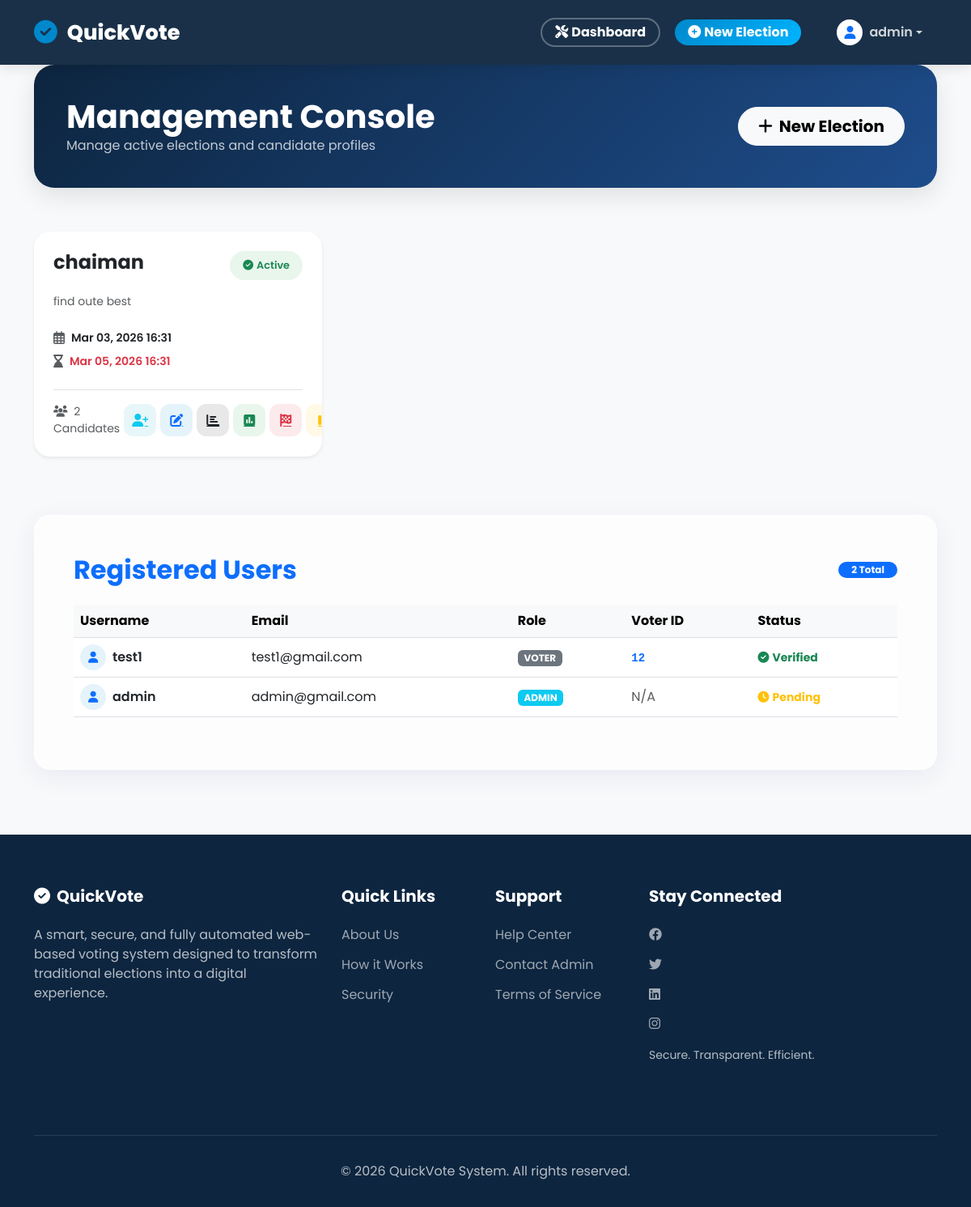
Before: /admin-dashboard/ (signed in) with the older database file.
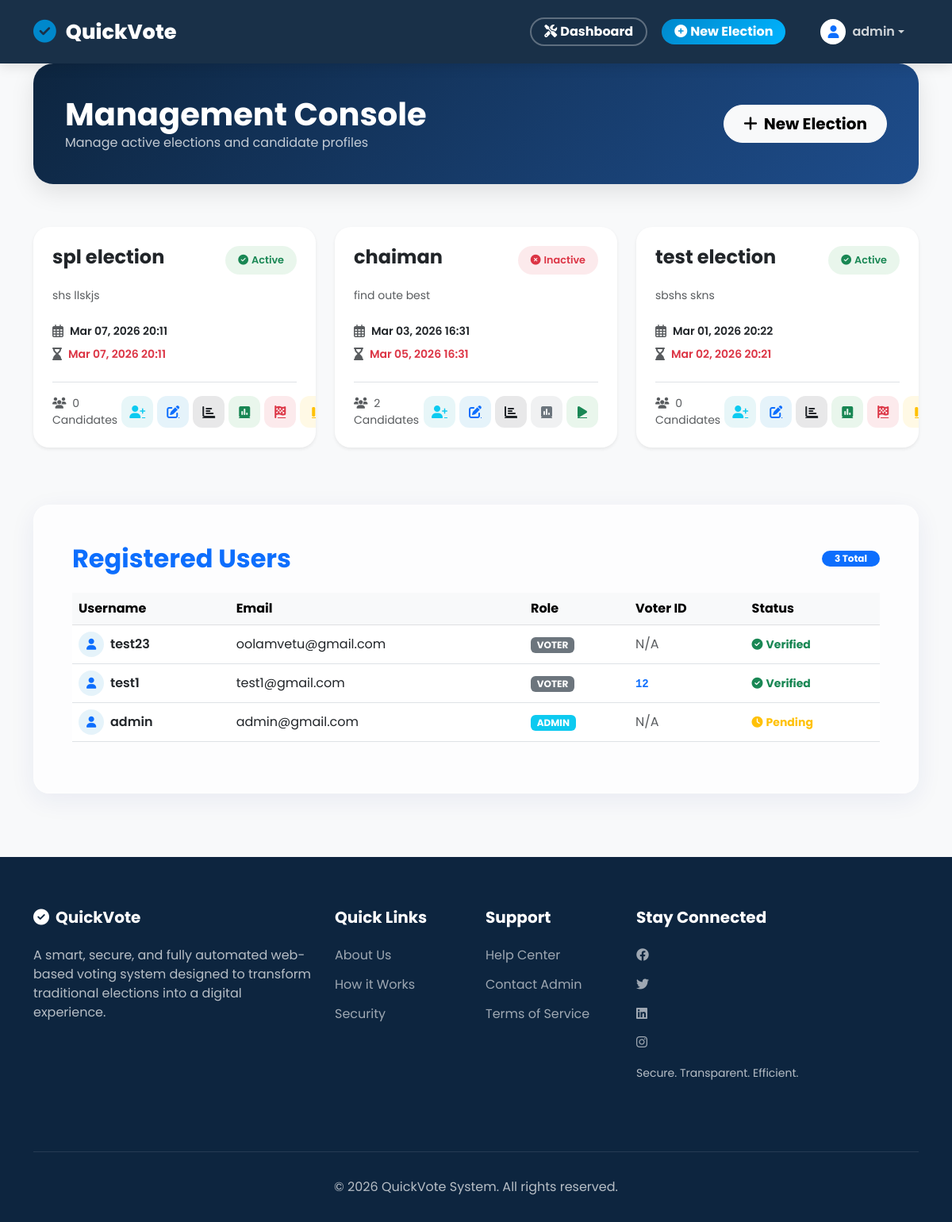
After: the same page with the newer database file.
### election/models.py (models this page shows, shortened)
class Election(models.Model):
    title = models.CharField(max_length=200)
    description = models.TextField(blank=True)
    start_date = models.DateTimeField()
    end_date = models.DateTimeField()
    is_active = models.BooleanField(default=True)
    results_published = models.BooleanField(default=False)

### users/models.py (models this page shows, shortened)
class User(AbstractUser):
    class Role(models.TextChoices):
        ADMIN = "ADMIN", "Admin"
        VOTER = "VOTER", "Voter"
    role = models.CharField(max_length=50, choices=Role.choices, default=Role.VOTER)
    mobile_number = models.CharField(max_length=10, blank=True, null=True)
    is_verified = models.BooleanField(default=False)

class StudentProfile(models.Model):
    user = models.OneToOneField(User, on_delete=models.CASCADE, related_name='student_profile')
    roll_no = models.CharField(max_length=20, unique=True, verbose_name="Voter ID")
    department = models.CharField(max_length=100)
    face_encoding = models.BinaryField(blank=True, null=True)

### election/views.py (the view)
# urls.py: path('admin-dashboard/', views.admin_dashboard, name='admin_dashboard'),
@login_required
@user_passes_test(lambda u: u.role == User.Role.ADMIN)
def admin_dashboard(request):
    elections = Election.objects.all().order_by('-start_date')
    users = User.objects.all().order_by('-date_joined')
    return render(request, 'election/admin_dashboard.html', {
        'elections': elections,
        'users': users
    })

### templates/election/admin_dashboard.html (shortened to what the changed rows need)
{% extends 'base.html' %}
{% block content %}
<div class="row items-center mb-4">
    <div class="col-md-12">
        <div class="dashboard-header d-flex justify-content-between align-items-center animate-up">
            <div>
                <h1 class="fw-bold mb-0">Management Console</h1>
            </div>
        </div>
    </div>
</div>
<div class="row">
    {% for election in elections %}
    <div class="col-md-6 col-lg-4 mb-4 animate-up">
        <div class="card election-card h-100 shadow-sm">
            <div class="card-body p-4">
                <div class="d-flex justify-content-between align-items-start mb-3">
                    <h4 class="fw-bold mb-0 text-truncate" style="max-width: 70%;">{{ election.title }}</h4>
                    {% if election.is_active %}
                    <span class="status-badge bg-success-soft text-success">
                        <i class="fas fa-check-circle me-1"></i>Active
                    </span>
                    {% else %}
                    <span class="status-badge bg-danger-soft text-danger">
                        <i class="fas fa-times-circle me-1"></i>Inactive
                    </span>
                    {% endif %}
                </div>
                <p class="text-muted small mb-4 line-clamp-2">{{ election.description }}</p>
                <div class="mb-4">
                    <div class="d-flex align-items-center mb-2">
                        <i class="far fa-calendar-alt text-muted me-2"></i>
                        <span class="small fw-semibold">{{ election.start_date|date:"M d, Y H:i" }}</span>
                    </div>
                    <div class="d-flex align-items-center">
                        <i class="fas fa-hourglass-end text-muted me-2"></i>
                        <span class="small fw-semibold text-danger">{{ election.end_date|date:"M d, Y H:i" }}</span>
                    </div>
                </div>
                <div class="d-flex justify-content-between align-items-center mt-3 pt-3 border-top">
                    <div class="text-muted small">
                        <i class="fas fa-users me-1"></i> {{ election.candidates.count }} Candidates
                    </div>
                    <div class="d-flex">
                        <a href="{% url 'add_candidate' election.id %}" class="action-btn bg-info-soft text-info"
                            title="Add Candidate">
                            <i class="fas fa-user-plus"></i>
                        </a>
                        <a href="{% url 'edit_election' election.id %}" class="action-btn bg-primary-soft text-primary"
                            title="Edit Election">
                            <i class="fas fa-edit"></i>
                        </a>
                        <a href="{% url 'election_results' election.id %}" class="action-btn bg-dark-soft text-dark"
                            title="View Current Results">
                            <i class="fas fa-chart-bar"></i>
                        </a>
                        <a href="{% url 'toggle_results' election.id %}"
                            class="action-btn {% if election.results_published %}bg-success-soft text-success{% else %}bg-secondary-soft text-secondary{% endif %}"
                            title="{% if election.results_published %}Unpublish Results{% else %}Publish Results{% endif %}">
                            <i class="fas fa-poll"></i>
                        </a>
                        {% if election.is_active %}
                        <a href="{% url 'finish_election' election.id %}" class="action-btn bg-danger-soft text-danger"
                            title="Finish & Publish Results">
                            <i class="fas fa-flag-checkered"></i>
                        </a>
                        {% endif %}
                        <a href="{% url 'toggle_election' election.id %}"
                            class="action-btn {% if election.is_active %}bg-warning-soft text-warning{% else %}bg-success-soft text-success{% endif %}"
                            title="{% if election.is_active %}Deactivate{% else %}Activate{% endif %}">
                            <i class="fas {% if election.is_active %}fa-pause{% else %}fa-play{% endif %}"></i>
                        </a>
                    </div>
                </div>
            </div>
        </div>
    </div>
    {% endfor %}
</div>
<div class="row mt-5">
    <div class="col-12 animate-up">
        <div class="glass-card p-5">
            <div class="d-flex justify-content-between align-items-center mb-4">
                <h2 class="fw-bold mb-0 text-primary">Registered Users</h2>
                <span class="badge bg-primary rounded-pill px-3">{{ users.count }} Total</span>
            </div>
            <div class="table-responsive">
                <table class="table table-hover align-middle">
                    <thead class="table-light">
                        <tr>
                            <th>Username</th>
                            <th>Email</th>
                            <th>Role</th>
                            <th>Voter ID</th>
                            <th>Status</th>
                        </tr>
                    </thead>
                    <tbody>
                        {% for user in users %}
                        <tr>
                            <td>
                                <div class="d-flex align-items-center">
                                    <div class="bg-primary-soft text-primary rounded-circle d-flex align-items-center justify-content-center me-2"
                                        style="width: 32px; height: 32px;">
                                        <i class="fas fa-user small"></i>
                                    </div>
                                    <span class="fw-semibold">{{ user.username }}</span>
                                </div>
                            </td>
                            <td>{{ user.email }}</td>
                            <td>
                                <span
                                    class="badge {% if user.role == 'ADMIN' %}bg-info{% else %}bg-secondary{% endif %}">
                                    {{ user.role }}
                                </span>
                            </td>
                            <td>
                                {% if user.student_profile %}
                                <code class="text-primary fw-bold">{{ user.student_profile.roll_no }}</code>
                                {% else %}
                                <span class="text-muted italic">N/A</span>
                                {% endif %}
                            </td>
                            <td>
                                {% if user.is_verified %}
                                <span class="text-success small fw-bold"><i
                                        class="fas fa-check-circle me-1"></i>Verified</span>
                                {% else %}
                                <span class="text-warning small fw-bold"><i class="fas fa-clock me-1"></i>Pending</span>
                                {% endif %}
                            </td>
                        </tr>
                        {% endfor %}
                    </tbody>
                </table>
            </div>
        </div>
    </div>
</div>
{% endblock %}

### templates/base.html (shortened to what this page needs)
<!DOCTYPE html>
<html lang="en">
<head>
    <link href="https://cdn.jsdelivr.net/npm/bootstrap@5.3.0/dist/css/bootstrap.min.css" rel="stylesheet">
    <link rel="stylesheet" href="https://cdnjs.cloudflare.com/ajax/libs/font-awesome/6.4.0/css/all.min.css">
</head>
<body>
    <nav class="navbar navbar-expand-lg navbar-dark sticky-top">
        <div class="container">
            <a class="navbar-brand" href="{% url 'election_list' %}">
                <i class="fas fa-check-circle"></i>QuickVote
            </a>
            <div class="collapse navbar-collapse" id="navbarNav">
                <ul class="navbar-nav ms-auto align-items-center">
                    {% if user.is_authenticated %}
                    {% if user.role == 'ADMIN' %}
                    <li class="nav-item">
                        <a class="nav-link btn btn-auth btn-login px-3 py-1 me-2 mb-2 mb-lg-0"
                            href="{% url 'admin_dashboard' %}">
                            <i class="fas fa-tools me-1"></i>Dashboard
                        </a>
                    </li>
                    <li class="nav-item">
                        <a class="nav-link btn btn-auth btn-register px-3 py-1" href="{% url 'add_election' %}">
                            <i class="fas fa-plus-circle me-1"></i>New Election
                        </a>
                    </li>
                    {% endif %}
                    <li class="nav-item dropdown ms-lg-3">
                        <a class="nav-link dropdown-toggle d-flex align-items-center" href="#" id="navbarDropdown"
                            role="button" data-bs-toggle="dropdown" aria-expanded="false">
                            <div class="bg-white text-primary rounded-circle d-flex align-items-center justify-content-center me-2"
                                style="width: 32px; height: 32px;">
                                <i class="fas fa-user"></i>
                            </div>
                            {{ user.username }}
                        </a>
                    </li>
                    {% endif %}
                </ul>
            </div>
        </div>
    </nav>
    <div class="main-wrapper">
        <div class="container">
            {% block content %}{% endblock %}
        </div>
    </div>
    <footer>
        <div class="container">
            <div class="row">
                <div class="col-md-4 mb-4">
                    <h5><i class="fas fa-check-circle me-2"></i>QuickVote</h5>
                    <p>A smart, secure, and fully automated web-based voting system designed to transform traditional
                        elections into a digital experience.</p>
                </div>
                <div class="col-md-2 mb-4">
                    <h5>Quick Links</h5>
                    <a href="#">About Us</a>
                    <a href="#">How it Works</a>
                    <a href="#">Security</a>
                </div>
                <div class="col-md-2 mb-4">
                    <h5>Support</h5>
                    <a href="#">Help Center</a>
                    <a href="#">Contact Admin</a>
                    <a href="#">Terms of Service</a>
                </div>
                <div class="col-md-4 mb-4">
                    <h5>Stay Connected</h5>
                    <div class="social-icons">
                        <a href="#"><i class="fab fa-facebook"></i></a>
                        <a href="#"><i class="fab fa-twitter"></i></a>
                        <a href="#"><i class="fab fa-linkedin"></i></a>
                        <a href="#"><i class="fab fa-instagram"></i></a>
                    </div>
                    <p class="mt-3 small">Secure. Transparent. Efficient.</p>
                </div>
            </div>
            <div class="footer-bottom">
                <p class="mb-0">&copy; {% now "Y" %} QuickVote System. All rights reserved.</p>
            </div>
        </div>
    </footer>
</body>
</html>

Changed rows visible on the page:
added Election: title "spl election", is_active True (drawn), description "shs llskjs", start_date "Mar 07, 2026 20:11", end_date "Mar 07, 2026 20:11", candidates.count "0"
changed Election "chaiman": results_published True → False (drawn); is_active "Active" → "Inactive"
added Election: title "test election", is_active True (drawn), description "sbshs skns", start_date "Mar 01, 2026 20:22", end_date "Mar 02, 2026 20:21", candidates.count "0"
added User: username "test23", email "oolamvetu@gmail.com", role "VOTER", shows "N/A", is_verified True (drawn)
Other visible differences:
{{ users.count }}: "2" → "3"
